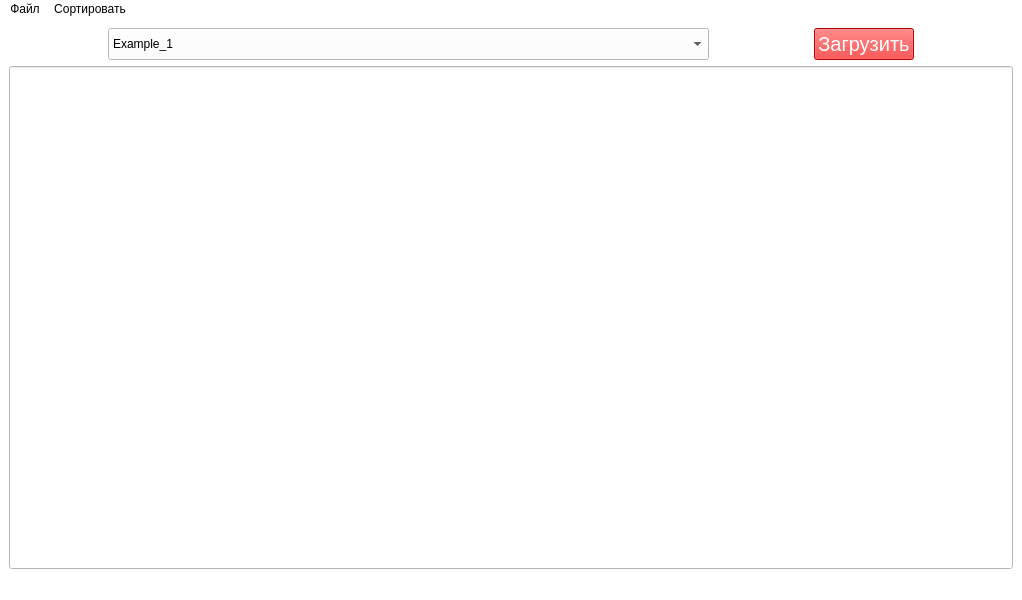
<?xml version="1.0" encoding="UTF-8"?>
<ui version="4.0">
 <class>MainWindow</class>
 <widget class="QMainWindow" name="MainWindow">
  <property name="geometry">
   <rect>
    <x>0</x>
    <y>0</y>
    <width>1022</width>
    <height>600</height>
   </rect>
  </property>
  <property name="windowTitle">
   <string>МТС</string>
  </property>
  <property name="windowIcon">
   <iconset>
    <normaloff>icons/index.png</normaloff>icons/index.png</iconset>
  </property>
  <property name="styleSheet">
   <string notr="true">QWidget{
background-color:  rgb(255, 255, 255);
}

QPushBatton: hover{
background-color: #888;
}</string>
  </property>
  <property name="iconSize">
   <size>
    <width>40</width>
    <height>40</height>
   </size>
  </property>
  <property name="animated">
   <bool>true</bool>
  </property>
  <property name="documentMode">
   <bool>false</bool>
  </property>
  <widget class="QWidget" name="centralwidget">
   <layout class="QVBoxLayout" name="verticalLayout">
    <item>
     <layout class="QGridLayout" name="gridLayout">
      <item row="0" column="1">
       <widget class="QPushButton" name="pushButton">
        <property name="sizePolicy">
         <sizepolicy hsizetype="Fixed" vsizetype="Fixed">
          <horstretch>0</horstretch>
          <verstretch>0</verstretch>
         </sizepolicy>
        </property>
        <property name="styleSheet">
         <string notr="true">background-color: rgb(254, 0, 0);
color: white;
font-size: 15pt;</string>
        </property>
        <property name="text">
         <string>Загрузить</string>
        </property>
        <property name="autoRepeatInterval">
         <number>100</number>
        </property>
       </widget>
      </item>
      <item row="0" column="0">
       <widget class="QComboBox" name="comboBox">
        <property name="sizePolicy">
         <sizepolicy hsizetype="Fixed" vsizetype="Minimum">
          <horstretch>0</horstretch>
          <verstretch>0</verstretch>
         </sizepolicy>
        </property>
        <property name="maximumSize">
         <size>
          <width>601</width>
          <height>16777215</height>
         </size>
        </property>
        <property name="styleSheet">
         <string notr="true">background-color: rgb(255, 255, 255);</string>
        </property>
        <item>
         <property name="text">
          <string>Example_1</string>
         </property>
        </item>
        <item>
         <property name="text">
          <string>Example_2</string>
         </property>
        </item>
        <item>
         <property name="text">
          <string>Example_3</string>
         </property>
        </item>
       </widget>
      </item>
     </layout>
    </item>
    <item>
     <widget class="QLineEdit" name="lineEdit">
      <property name="sizePolicy">
       <sizepolicy hsizetype="Expanding" vsizetype="Expanding">
        <horstretch>0</horstretch>
        <verstretch>0</verstretch>
       </sizepolicy>
      </property>
      <property name="alignment">
       <set>Qt::AlignLeading|Qt::AlignLeft|Qt::AlignTop</set>
      </property>
      <property name="readOnly">
       <bool>true</bool>
      </property>
     </widget>
    </item>
   </layout>
  </widget>
  <widget class="QMenuBar" name="menubar">
   <property name="geometry">
    <rect>
     <x>0</x>
     <y>0</y>
     <width>1022</width>
     <height>22</height>
    </rect>
   </property>
   <widget class="QMenu" name="Sort">
    <property name="title">
     <string>Сортировать</string>
    </property>
   </widget>
   <widget class="QMenu" name="Fail">
    <property name="title">
     <string>Файл</string>
    </property>
    <widget class="QMenu" name="Save_as">
     <property name="title">
      <string>Сохранить как...</string>
     </property>
     <addaction name="Save_as_exel"/>
     <addaction name="Save_as_csv"/>
     <addaction name="Save_as_txt"/>
    </widget>
    <addaction name="Save"/>
    <addaction name="Save_as"/>
   </widget>
   <addaction name="Fail"/>
   <addaction name="Sort"/>
  </widget>
  <widget class="QStatusBar" name="statusbar"/>
  <action name="action">
   <property name="text">
    <string>Сохранить</string>
   </property>
  </action>
  <action name="actionExel">
   <property name="text">
    <string>Exel</string>
   </property>
  </action>
  <action name="Save">
   <property name="text">
    <string>Сохранить</string>
   </property>
  </action>
  <action name="Save_as_exel">
   <property name="text">
    <string>Exel</string>
   </property>
  </action>
  <action name="Save_as_csv">
   <property name="text">
    <string>csv</string>
   </property>
  </action>
  <action name="Save_as_txt">
   <property name="text">
    <string>txt</string>
   </property>
  </action>
 </widget>
 <resources>
  <include location="file.qrc"/>
 </resources>
 <connections/>
</ui>
